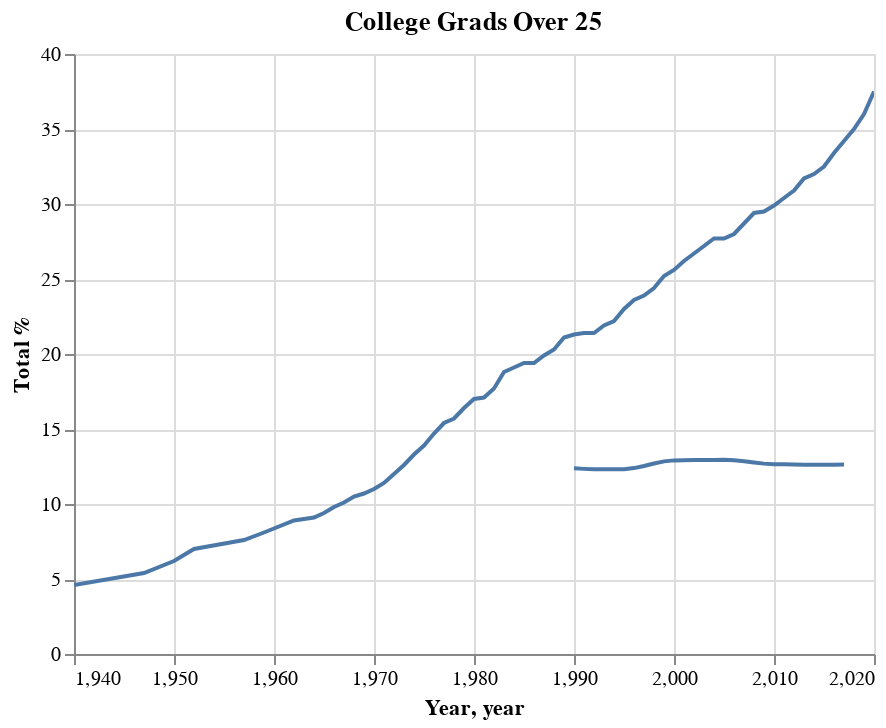

Notebook cell for this chart:
### Code cell
mental_health_vs_college_grad = college_grad_chart + mental_health_chart
mental_health_vs_college_grad

### Figure 1 — Vega-Lite specification as saved in the notebook (floating-point values rounded to 4 significant figures)
{"config": {"view": {"continuousWidth": 400, "continuousHeight": 300}}, "layer": [{"data": {"name": "data-25431c3ca28f00ddc5b7302c2e7a172a"}, "mark": "line", "encoding": {"x": {"type": "quantitative", "field": "Year"}, "y": {"type": "quantitative", "field": "Total", "title": "Total %"}}, "selection": {"selector001": {"type": "interval", "bind": "scales", "encodings": ["x", "y"]}}, "title": "College Grads Over 25"}, {"data": {"name": "data-4121b727975d1c6e057e4f5497fcf73c"}, "mark": "line", "encoding": {"x": {"type": "quantitative", "field": "year"}, "y": {"type": "quantitative", "field": "total_mental_health"}}, "name": "Mental Health Over Past 20 Years", "selection": {"selector002": {"type": "interval", "bind": "scales", "encodings": ["x", "y"]}}}], "$schema": "https://vega.github.io/schema/vega-lite/v4.8.1.json", "datasets": {"data-25431c3ca28f00ddc5b7302c2e7a172a": [{"Year": 2020, "Total": 37.5, "Male": 36.7, "Female": 38.3}, {"Year": 2019, "Total": 36.0, "Male": 35.4, "Female": 36.6}, {"Year": 2018, "Total": 35.0, "Male": 34.6, "Female": 35.3}, {"Year": 2017, "Total": 34.2, "Male": 33.7, "Female": 34.6}, {"Year": 2016, "Total": 33.4, "Male": 33.2, "Female": 33.7}, {"Year": 2015, "Total": 32.5, "Male": 32.3, "Female": 32.7}, {"Year": 2014, "Total": 32.0, "Male": 31.9, "Female": 32.0}, {"Year": 2013, "Total": 31.7, "Male": 32.0, "Female": 31.4}, {"Year": 2012, "Total": 30.9, "Male": 31.4, "Female": 30.6}, {"Year": 2011, "Total": 30.4, "Male": 30.8, "Female": 30.1}, {"Year": 2010, "Total": 29.9, "Male": 30.3, "Female": 29.6}, {"Year": 2009, "Total": 29.5, "Male": 30.1, "Female": 29.1}, {"Year": 2008, "Total": 29.4, "Male": 30.1, "Female": 28.8}, {"Year": 2007, "Total": 28.7, "Male": 29.5, "Female": 28.0}, {"Year": 2006, "Total": 28.0, "Male": 29.2, "Female": 26.9}, {"Year": 2005, "Total": 27.7, "Male": 28.9, "Female": 26.5}, {"Year": 2004, "Total": 27.7, "Male": 29.4, "Female": 26.1}, {"Year": 2003, "Total": 27.2, "Male": 28.9, "Female": 25.7}, {"Year": 2002, "Total": 26.7, "Male": 28.5, "Female": 25.1}, {"Year": 2001, "Total": 26.2, "Male": 28.2, "Female": 24.3}, {"Year": 2000, "Total": 25.6, "Male": 27.8, "Female": 23.6}, {"Year": 1999, "Total": 25.2, "Male": 27.5, "Female": 23.1}, {"Year": 1998, "Total": 24.4, "Male": 26.5, "Female": 22.4}, {"Year": 1997, "Total": 23.9, "Male": 26.2, "Female": 21.7}, {"Year": 1996, "Total": 23.6, "Male": 26.0, "Female": 21.4}, {"Year": 1995, "Total": 23.0, "Male": 26.0, "Female": 20.2}, {"Year": 1994, "Total": 22.2, "Male": 25.1, "Female": 19.6}, {"Year": 1993, "Total": 21.9, "Male": 24.8, "Female": 19.2}, {"Year": 1992, "Total": 21.4, "Male": 24.3, "Female": 18.6}, {"Year": 1991, "Total": 21.4, "Male": 24.3, "Female": 18.8}, {"Year": 1990, "Total": 21.3, "Male": 24.4, "Female": 18.4}, {"Year": 1989, "Total": 21.1, "Male": 24.5, "Female": 18.1}, {"Year": 1988, "Total": 20.3, "Male": 24.0, "Female": 17.0}, {"Year": 1987, "Total": 19.9, "Male": 23.6, "Female": 16.5}, {"Year": 1986, "Total": 19.4, "Male": 23.2, "Female": 16.1}, {"Year": 1985, "Total": 19.4, "Male": 23.1, "Female": 16.0}, {"Year": 1984, "Total": 19.1, "Male": 22.9, "Female": 15.7}, {"Year": 1983, "Total": 18.8, "Male": 23.0, "Female": 15.1}, {"Year": 1982, "Total": 17.7, "Male": 21.9, "Female": 14.0}, {"Year": 1981, "Total": 17.1, "Male": 21.1, "Female": 13.4}, {"Year": 1980, "Total": 17.0, "Male": 20.9, "Female": 13.6}, {"Year": 1979, "Total": 16.4, "Male": 20.4, "Female": 12.9}, {"Year": 1978, "Total": 15.7, "Male": 19.7, "Female": 12.2}, {"Year": 1977, "Total": 15.4, "Male": 19.2, "Female": 12.0}, {"Year": 1976, "Total": 14.7, "Male": 18.6, "Female": 11.3}, {"Year": 1975, "Total": 13.9, "Male": 17.6, "Female": 10.6}, {"Year": 1974, "Total": 13.3, "Male": 16.9, "Female": 10.1}, {"Year": 1973, "Total": 12.6, "Male": 16.0, "Female": 9.6}, {"Year": 1972, "Total": 12.0, "Male": 15.4, "Female": 9.0}, {"Year": 1971, "Total": 11.4, "Male": 14.6, "Female": 8.5}, {"Year": 1970, "Total": 11.0, "Male": 14.1, "Female": 8.2}, {"Year": 1969, "Total": 10.7, "Male": 13.6, "Female": 8.1}, {"Year": 1968, "Total": 10.5, "Male": 13.3, "Female": 8.0}, {"Year": 1967, "Total": 10.1, "Male": 12.8, "Female": 7.6}, {"Year": 1966, "Total": 9.8, "Male": 12.5, "Female": 7.4}, {"Year": 1965, "Total": 9.4, "Male": 12.0, "Female": 7.1}, {"Year": 1964, "Total": 9.1, "Male": 11.7, "Female": 6.8}, {"Year": 1962, "Total": 8.9, "Male": 11.4, "Female": 6.7}, {"Year": 1959, "Total": 8.1, "Male": 10.3, "Female": 6.0}, {"Year": 1957, "Total": 7.6, "Male": 9.6, "Female": 5.8}, {"Year": 1952, "Total": 7.0, "Male": 8.3, "Female": 5.8}, {"Year": 1950, "Total": 6.2, "Male": 7.3, "Female": 5.2}, {"Year": 1947, "Total": 5.4, "Male": 6.2, "Female": 4.7}, {"Year": 1940, "Total": 4.6, "Male": 5.5, "Female": 3.8}], "data-4121b727975d1c6e057e4f5497fcf73c": [{"code": "USA", "year": 2005, "total_mental_health": 12.94}, {"code": "USA", "year": 2004, "total_mental_health": 12.94}, {"code": "USA", "year": 2003, "total_mental_health": 12.93}, {"code": "USA", "year": 2002, "total_mental_health": 12.93}, {"code": "USA", "year": 2001, "total_mental_health": 12.92}, {"code": "USA", "year": 2006, "total_mental_health": 12.92}, {"code": "USA", "year": 2000, "total_mental_health": 12.91}, {"code": "USA", "year": 2007, "total_mental_health": 12.85}, {"code": "USA", "year": 1999, "total_mental_health": 12.84}, {"code": "USA", "year": 2008, "total_mental_health": 12.77}, {"code": "USA", "year": 1998, "total_mental_health": 12.7}, {"code": "USA", "year": 2009, "total_mental_health": 12.69}, {"code": "USA", "year": 2010, "total_mental_health": 12.65}, {"code": "USA", "year": 2011, "total_mental_health": 12.64}, {"code": "USA", "year": 2017, "total_mental_health": 12.63}, {"code": "USA", "year": 2012, "total_mental_health": 12.63}, {"code": "USA", "year": 2013, "total_mental_health": 12.62}, {"code": "USA", "year": 2016, "total_mental_health": 12.62}, {"code": "USA", "year": 2014, "total_mental_health": 12.62}, {"code": "USA", "year": 2015, "total_mental_health": 12.62}, {"code": "USA", "year": 1997, "total_mental_health": 12.53}, {"code": "USA", "year": 1996, "total_mental_health": 12.39}, {"code": "USA", "year": 1990, "total_mental_health": 12.38}, {"code": "USA", "year": 1991, "total_mental_health": 12.34}, {"code": "USA", "year": 1995, "total_mental_health": 12.32}, {"code": "USA", "year": 1992, "total_mental_health": 12.32}, {"code": "USA", "year": 1994, "total_mental_health": 12.31}, {"code": "USA", "year": 1993, "total_mental_health": 12.31}]}}
